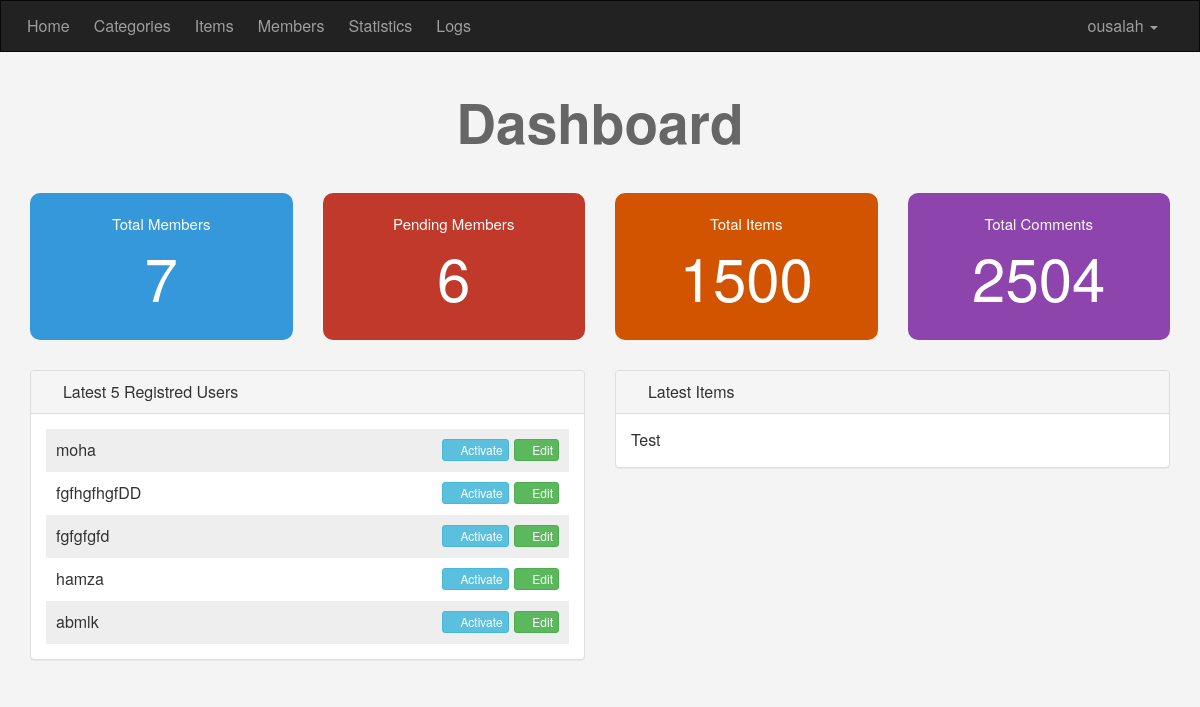
/admin/dashboard.php (signed in), run on an earlier commit of the app's database.
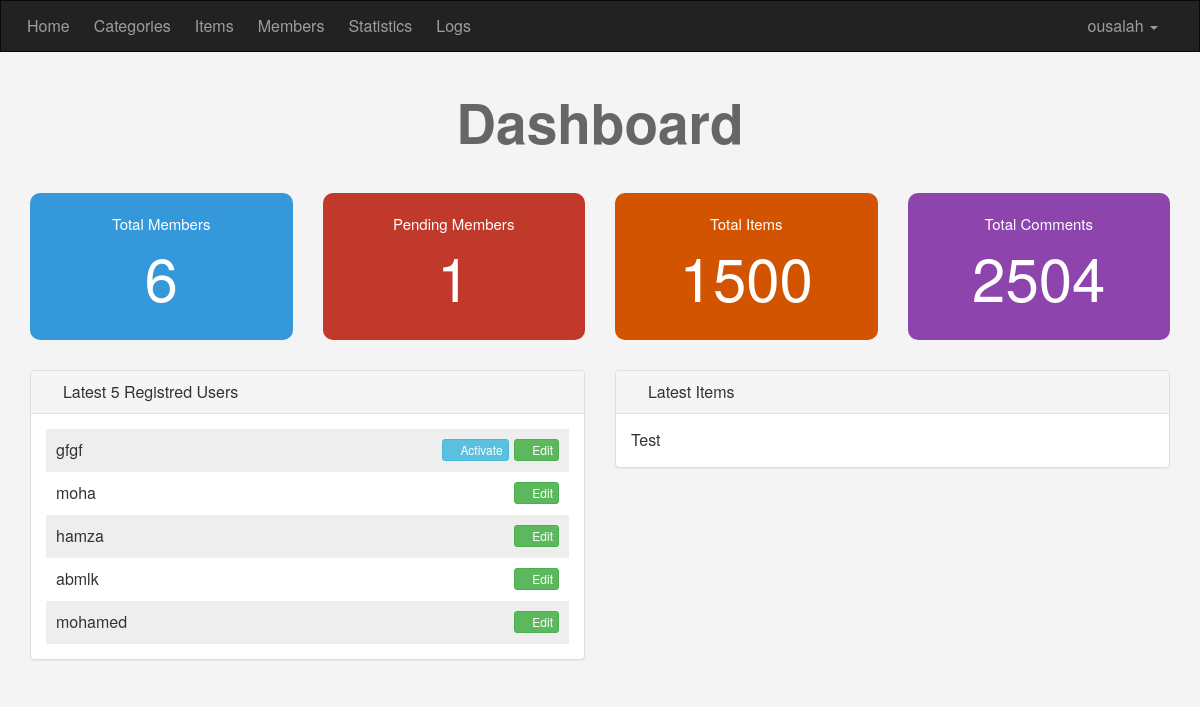
And on a later commit of the database.
### tables this page shows
CREATE TABLE `users` (
  `UserID` int(11) NOT NULL,
  `Username` varchar(255) NOT NULL,
  `Password` varchar(255) NOT NULL,
  `Email` varchar(255) NOT NULL,
  `FullName` varchar(255) NOT NULL,
  `GroupID` int(11) NOT NULL DEFAULT '0',
  `TrustStatus` int(11) NOT NULL DEFAULT '0',
  `RegStatus` int(11) NOT NULL DEFAULT '0' COMMENT 'Registration Approval',
  `Date` date NOT NULL
);

### admin/includes/functions/functions.php (called while the page is built, shortened)
<?php
  function countItems($item, $table, $conditions = array()) {
    global $con;
    $where  = "";
    $keys   = array();
    $values = array();
    if (!empty($conditions) && is_array($conditions)) {
      $where = " WHERE ";
      foreach ($conditions as $key => $value) {
        $keys[] = "$key = ?";
        $values[] = $value;
      }
    }
    $keysDB = implode(" AND ", $keys);
    $stmt = $con->prepare("SELECT COUNT($item) FROM $table $where $keysDB");
    $stmt->execute($values);
    return $stmt->fetchColumn();
  }
  function getLatest($select, $table, $order, $limit = 5) {
    global $con;
    $stmt = $con->prepare("SELECT $select FROM $table ORDER BY $order DESC LIMIT $limit");
    $stmt->execute();
    return $stmt->fetchAll();
  }

### admin/dashboard.php (the view, shortened to what this page needs)
<?php
  if (isset($_SESSION['Username'])) {
    include 'init.php';
    $latestUsers = 5;
    $users = getLatest("*", "users", "UserID", $latestUsers);
    $latestUsersCount = count($users);
    $latestUsers = ($latestUsers >= $latestUsersCount) ? ($latestUsersCount > 0 ? $latestUsersCount : "") : $latestUsers;
?>
    <div class="home-stats text-center">
      <div class="container">
        <h1>Dashboard</h1>
        <div class="row">
          <div class="col-md-3">
            <div class="stat st-members">
              Total Members
              <span><a href="members.php"><?php echo countItems("UserID", "users"); ?></a></span>
            </div>
          </div>
          <div class="col-md-3">
            <div class="stat st-pending">
              Pending Members
              <span><a href="members.php?do=manage&page=pending"><?php echo countItems("UserID", "users", array('RegStatus' => 0)); ?></a></span>
            </div>
          </div>
          <div class="col-md-3">
            <div class="stat st-items">Total Items<span>1500</span></div>
          </div>
          <div class="col-md-3">
            <div class="stat st-comments">Total Comments<span>2504</span></div>
          </div>
        </div>
      </div>
    </div>
    <div class="latest">
      <div class="container">
        <div class="row">
          <div class="col-sm-6">
            <div class="panel panel-default">
              <div class="panel-heading"><i class="fa fa-users"></i> Latest <?php echo $latestUsers ?> Registred Users</div>
              <div class="panel-body">
                <ul class="list-unstyled latest-users">
                  <?php
                    if ($latestUsersCount <= 0):
                      echo "<li class='text-center'>No Data to Show.</li>";
                    else:
                      foreach ($users as $user):
                        echo '<li>' . $user["Username"];
                          echo '<a href="members.php?do=edit&userid=' . $user['UserID'] . '" class="btn btn-success btn-xs pull-right"><i class="fa fa-edit"></i> Edit</a>';
                          if ($user["RegStatus"] == 0) echo '<a href="members.php?do=activate&userid=' . $user['UserID'] . '" class="btn btn-info btn-xs pull-right"><i class="fa fa-check"></i> Activate</a>';
                          echo "</li>";
                      endforeach;
                    endif;
                  ?>
                </ul>
              </div>
            </div>
          </div>
            <div class="col-sm-6">
              <div class="panel panel-default">
                <div class="panel-heading"><i class="fa fa-tags"></i> Latest Items</div>
                <div class="panel-body">Test</div>
              </div>
            </div>
        </div>
      </div>
    </div>
<?php
    include $tpl . "footer.php";
  } else {
    header('Location: index.php');
    exit();
  }

What changed in the data, as far as the page shows it:
removed users: Username "fgfhgfhgfDD"
removed users: Username "fgfgfgfd"
added users: Username "gfgf"
changed users "moha": no longer shows "Activate"
changed users "hamza": no longer shows "Activate"
changed users "abmlk": no longer shows "Activate"
now on this page (row edited): users: Username "mohamed"
Also different on the page:
countItems("UserID", "users"): "7" → "6"
countItems("UserID", "users", array('RegStatus' => 0)): "6" → "1"
